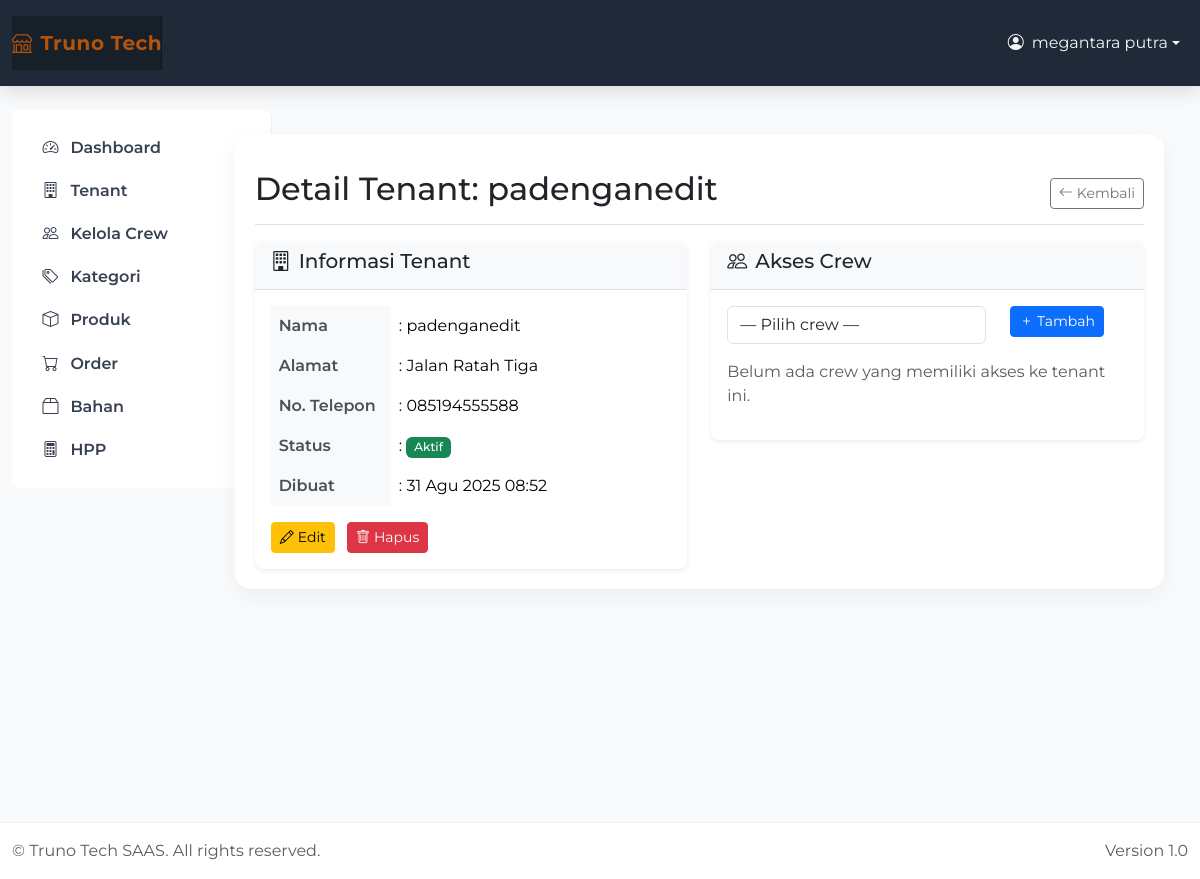
Page /tenants/1/ (signed in) on the earlier database version.
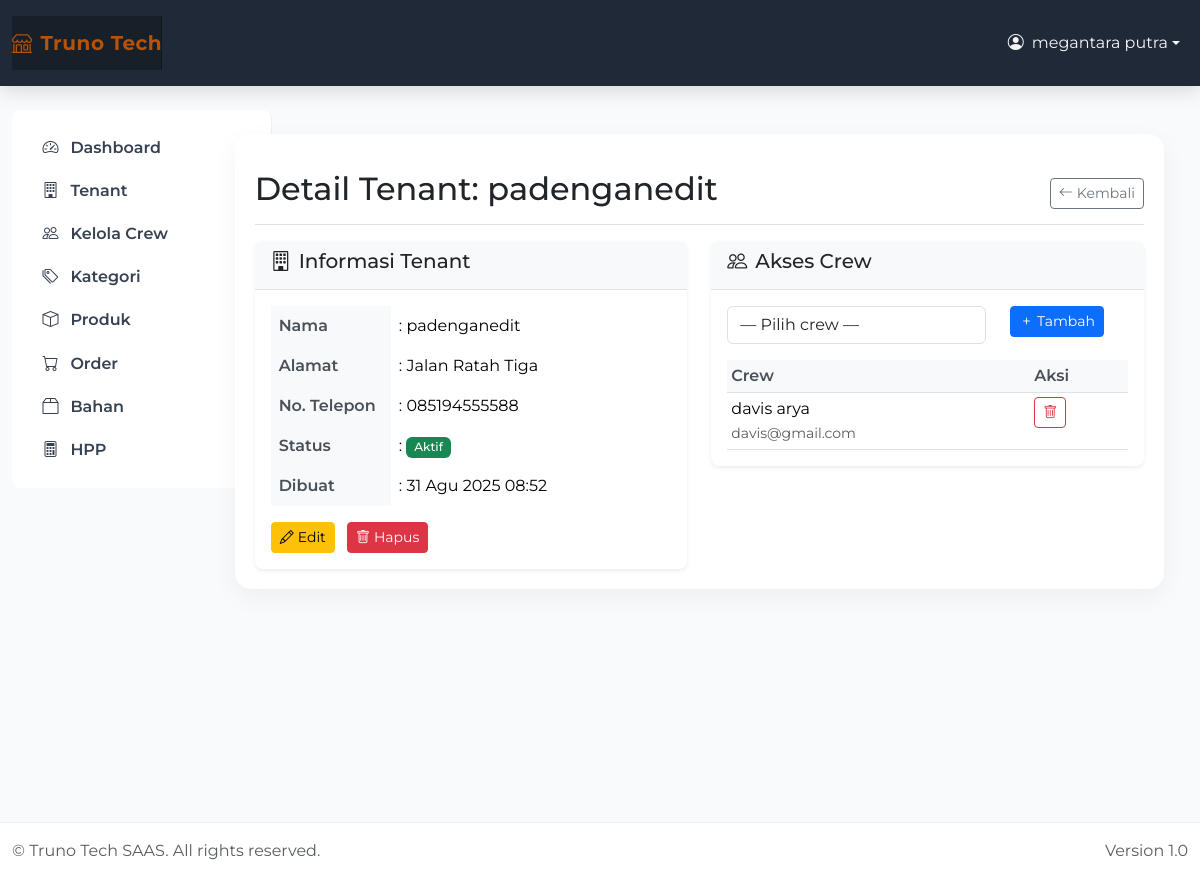
Same page on the later database version.
### apps/tenants/models.py (models this page shows, shortened)
class TenantAccess(models.Model):
    tenant = models.ForeignKey(Tenant, on_delete=models.CASCADE, related_name='tenant_accesses')
    crew = models.ForeignKey(User, on_delete=models.CASCADE, related_name='crew_accesses')
    granted_by = models.ForeignKey(User, on_delete=models.CASCADE, related_name='granted_accesses')
    granted_at = models.DateTimeField(auto_now_add=True)
    class Meta:
        db_table = 'tenant_accesses'
        unique_together = ['tenant', 'crew']

### apps/tenants/views.py (the view)
# urls.py: path('<int:tenant_id>/', views.tenant_detail_view, name='detail'),
@login_required
def tenant_detail_view(request, tenant_id):
    if not check_client_permission(request.user):
        messages.error(request, 'Anda tidak memiliki akses untuk mengelola tenant.')
        return redirect('dashboard:home')
    tenant = get_object_or_404(Tenant, id=tenant_id, owner=request.user)
    accesses = TenantAccess.objects.filter(tenant=tenant).select_related('crew')
    if request.method == 'POST':
        access_form = TenantAccessForm(request.POST, owner=request.user, tenant=tenant)
        if access_form.is_valid():
            try:
                with transaction.atomic():
                    access = access_form.save(commit=False)
                    access.tenant = tenant
                    access.granted_by = request.user
                    access.save()
                messages.success(request, 'Akses crew berhasil ditambahkan.')
                return redirect('tenants:detail', tenant_id=tenant.id)
            except ValidationError as e:
                messages.error(request, e.messages[0] if hasattr(e, 'messages') else str(e))
            except Exception as e:
                messages.error(request, f'Error: {str(e)}')
        else:
            messages.error(request, 'Periksa kembali data akses yang diisi.')
    else:
        access_form = TenantAccessForm(owner=request.user, tenant=tenant)
    return render(request, 'tenants/tenant_detail.html', {
        'tenant': tenant,
        'accesses': accesses,
        'access_form': access_form
    })

### apps/tenants/views.py (called while the page is built)
def check_client_permission(user):
    return hasattr(user, 'userprofile') and user.userprofile.role == 'client'

### apps/tenants/templates/tenants/tenant_detail.html (shortened to what the changed rows need)
{% extends 'base.html' %}
{% block content %}
<div class="d-flex justify-content-between flex-wrap flex-md-nowrap align-items-center pt-3 pb-2 mb-3 border-bottom">
    <h1 class="h2">Detail Tenant: {{ tenant.name }}</h1>
</div>
<div class="row">
    <div class="col-md-6">
        <div class="card">
            <div class="card-body">
                <table class="table table-borderless">
                    <tr>
                        <th width="30%">Nama</th>
                    </tr>
                    <tr>
                        <th>Alamat</th>
                    </tr>
                    <tr>
                        <th>No. Telepon</th>
                    </tr>
                    <tr>
                        <th>Status</th>
                    </tr>
                    <tr>
                        <th>Dibuat</th>
                    </tr>
                </table>
            </div>
        </div>
    </div>
    <div class="col-md-6">
        <div class="card">
            <div class="card-body">
                <form method="post" class="mb-3">
                    <div class="row">
                    </div>
                </form>
                {% if accesses %}
                    <div class="table-responsive">
                        <table class="table table-sm">
                            <thead>
                                <tr>
                                    <th>Crew</th>
                                    <th>Aksi</th>
                                </tr>
                            </thead>
                            <tbody>
                                {% for access in accesses %}
                                <tr>
                                    <td>
                                        {{ access.crew.get_full_name|default:access.crew.username }}
                                        <br><small class="text-muted">{{ access.crew.email }}</small>
                                    </td>
                                    <td>
                                        <a href="{% url 'tenants:remove_access' tenant.id access.id %}"
                                           class="btn btn-sm btn-outline-danger"
                                           onclick="return confirm('Hapus akses crew ini?')">
                                            <i class="bi bi-trash"></i>
                                        </a>
                                    </td>
                                </tr>
                                {% endfor %}
                            </tbody>
                        </table>
                    </div>
                {% else %}
                    <p class="text-muted">Belum ada crew yang memiliki akses ke tenant ini.</p>
                {% endif %}
            </div>
        </div>
    </div>
</div>
{% endblock %}

Differences in the rows shown:
added TenantAccess: crew.get_full_name "davis arya", crew.email "davis@gmail.com"
Other differences:
text no longer shown: "Belum ada crew yang memiliki akses ke tenant ini."
text now shown: "Crew Aksi"
